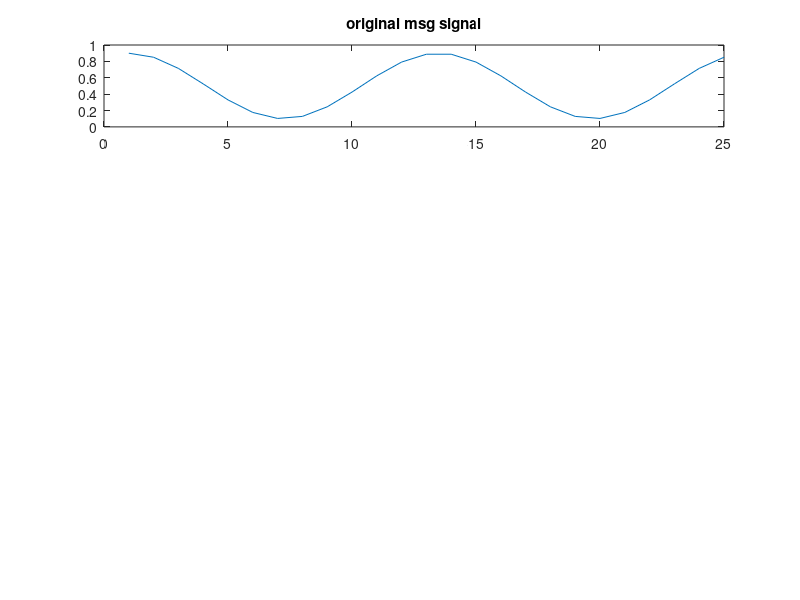

Recreate this plot in MATLAB. (Note: this script raises an error after producing the figure.)
clc;
clear all;
close all;
fc=100;
fs=1000;
 f1=80;%f2=300
t=0:1/fs:((2/f1)-(1/fs));
x1=0.4*cos(2*pi*f1*t)+0.5;
 %x2=0.2*(cos(2*pi*f1*t)+cos(2*pi*f2*t))+0.5 ;
subplot(4,1,1)
plot(x1)
title('original msg signal')
 y1=modulate(x1,fc,fs,'ppm');
subplot(4,1,2)
plot(y1)
axis([0 50 -0.2 1.2])
title('ppm one of f1,fc=1000,f1=80 ')
 fx1=abs(fft(y1,1024));
 fx1=[fx1(512:1024) fx1(1:513)];
 f=(511*fs/1024):(fs/1024):(512*fs/1024);
subplot(4,1,3)
plot(fx1)
title('frequency ppm signal tone,fc=1000')
 x1_recov = demod(y1,fc,fs,'ppm');
subplot(4,1,4)
plot(x1_recov)
title('time domain recovered signal')
